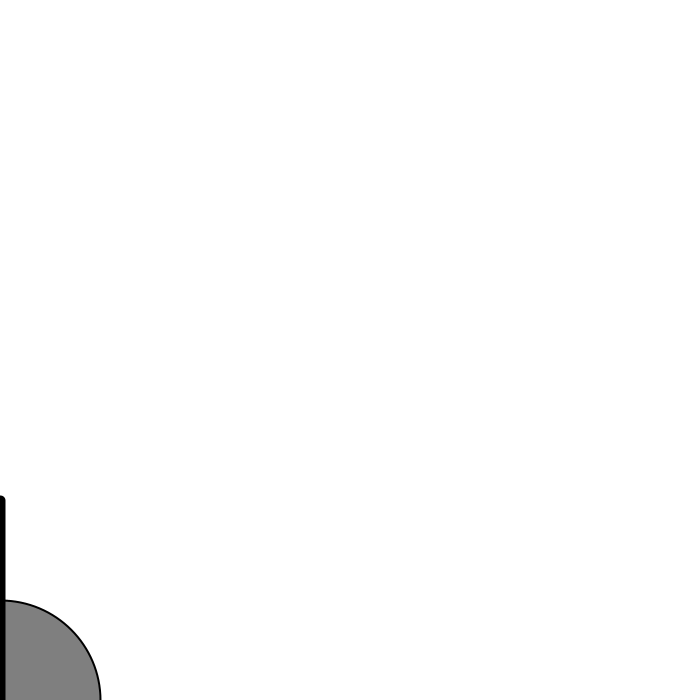
Frame 1 (no input)
Frame 60 (the mouse pressed at the canvas centre just before this capture): identical to frame 1, image omitted
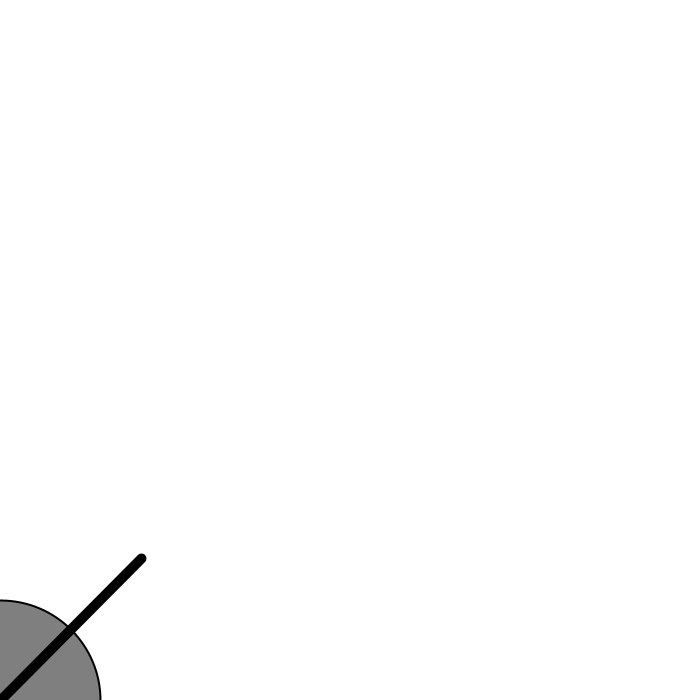
Frame 120 (the mouse held since frame 60 and released just before this capture)

The Processing sketch that drew these frames (run headless with seeded random() and noise(); from frame 60 on, the mouse is pressed at the canvas centre):

// Processing sketch: Main_Kanon
// ── Main_Kanon.pde
Kanon k;

//kommentar eller kode

void setup(){
 size(700,700); 
 k = new Kanon();
 
}


void draw(){
  background(255);
  
  k.display();
  k.move();
  //k.shoot();
  
  
  
}

// ── kanon.pde

class Kanon {

//kode niget


  float x;
  float y;

  Kanon() {
  }

  void display() {
    stroke(0);
    strokeWeight(2);
    fill(127);
    ellipse(0, height, 200, 200); 
   
  }
  void move() {
    //rotate(angle);
    //rect(0, height-400, 50, 100);
   
    
    //pushMatrix();
    translate(0,height);
    PVector mouse = new PVector(mouseX, mouseY);
    PVector corner = new PVector(0, height);
    mouse.sub(corner);
  
    mouse.setMag(200);
    stroke(0);
    strokeWeight(10);
    line(0, 0, mouse.x, mouse.y);
    //popMatrix();
    
 
  }
}
